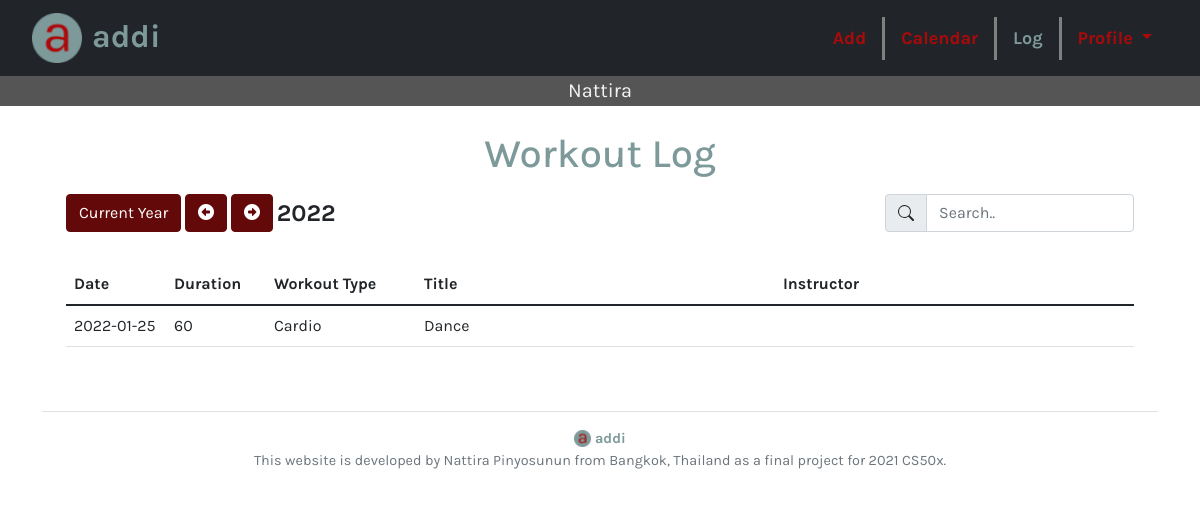
/log (signed in), run on the app's committed database.
### tables this page shows
CREATE TABLE workouts (id INTEGER PRIMARY KEY, user_id INTEGER REFERENCES users (id), date DATE NOT NULL, duration INTEGER NOT NULL, workout_type TEXT NOT NULL, title TEXT, instructor TEXT);

### app.py (the view)
@app.route("/log")
@app.route("/log/<int:year>")
@login_required
def log(year=None):
    if year is None:
        year = datetime.now().year
    print(year)
    db = get_db()
    workouts = db.execute("SELECT * FROM workouts WHERE user_id = ? AND strftime('%Y', date) = ? ORDER BY date DESC", (session["user_id"], str(year)))
    return render_template("log.html", workouts=workouts, year=year)

### app.py (called while the page is built)
@app.after_request
def after_request(response):
    response.headers["Cache-Control"] = "no-cache, no-store, must-revalidate"
    response.headers["Expires"] = 0
    response.headers["Pragma"] = "no-cache"
    return response

@app.teardown_appcontext
def teardown_db(exception):
    close_db()

### db.py (called while the page is built)
def dict_factory(cursor, row):
    d = {}
    for idx, col in enumerate(cursor.description):
        d[col[0]] = row[idx]
    return d

def get_db():
    if 'db' not in g:
        g.db = sqlite3.connect(
            'addi.db',
            detect_types=sqlite3.PARSE_DECLTYPES
        )
        g.db.row_factory = dict_factory
    return g.db

### helpers.py (called while the page is built)
def login_required(f):
    @wraps(f)
    def decorated_function(*args, **kwargs):
        if session.get("user_id") is None:
            return redirect("/")
        return f(*args, **kwargs)
    return decorated_function

### templates/log.html (shortened to what this page needs)
{% extends "layout.html" %}
{% block main %}
    <h1 class="green text-center mb-3">Workout Log</h1>
    <div class="col-sm-12">
        <div class="row mb-3">
            <div class="col-sm-9">
                <a href="/log" class="btn btn-primary">Current Year</a>
                <a href="/log/{{ year - 1 }}" class="btn btn-primary"><i class="fa-solid fa-circle-left"></i></a>
                <a href="/log/{{ year + 1 }}" class="btn btn-primary"><i class="fa-solid fa-circle-right"></i></a>
                <span class="subheader align-middle">{{ year }}</span>
            </div>
            <div class="col-sm-3">
                <div class="input-group mb-3">
                    <span class="input-group-text">
                    </span>
                    <input id="myInput" type="text" placeholder="Search.." class="form-control" autofocus>
                </div>
            </div>
        </div>
        <table class="table fixed">
            <thead>
            <tr>
                <th class="smallCol">Date</th>
                <th class="smallCol">Duration</th>
                <th class="middleCol">Workout Type</th>
                <th>Title</th>
                <th>Instructor</th>
            </tr>
            </thead>
            <tbody id='myTable'>
                {% for workout in workouts %}
                <tr>
                    <td>{{ workout['date'] }}</td>
                    <td>{{ workout['duration'] }}</td>
                    <td>{{ workout['workout_type'] }}</td>
                    <td>{{ workout['title'] }}</td>
                    <td>{{ workout['instructor'] }}</td>
                </tr>
                {% endfor %}
            </tbody>
        </table>
    </div>
{% endblock %}

### static/styles.css (style rules this page uses)
nav .green, .navbar-light .navbar-brand, .green { color: #7d9999; }
.nav-link, a, .red { text-decoration: none; color: #AC090A; font-weight: 700; }
body { font-size: 100%; font-family: 'Karla', sans-serif; font-weight: 400; }
.btn-primary { color: white; background-color: #64090A; border-color: #64090A; }
.subheader { font-weight: bold; font-size: 1.5rem; }
table.fixed { table-layout:fixed; }
table.fixed td { overflow: hidden; }
.row>* { max-width: 100%; }
.smallCol { width: 100px; }
.middleCol { width: 150px; }

### data on the page
workouts: date "2022-01-25", duration "60", workout_type "Cardio", title "Dance"

### other printed values
{{ session['user_username'] }} "Nattira"
